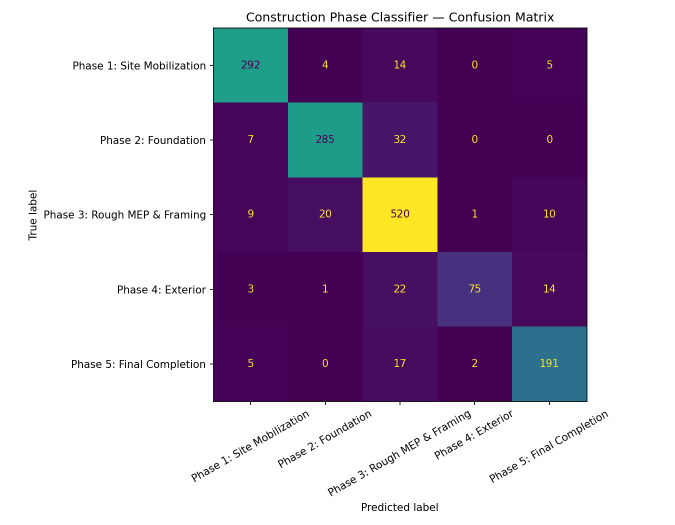
#> input picture models/phase_classifier_cm.png, 1350 x 1050 px (shown at 1/2 size)
$ python -i feature_extractor.py   (imports and definitions only)
#> lines starting #> are read from the running program, lines starting #| are printed output that depends on the picture
"""
Visual Feature Extractor — feature engineering for Qdrant payload enrichment.

Extracts:
  - Dominant color histogram (HSV color distribution → top 5 colors as hex)
  - OCR text from image/video frame (signs, text in scene)
  - Brightness, contrast, saturation metrics

Stored as Qdrant payload fields to enable filtered search:
  e.g. "find photos with blue tones" or "find frames with text"

Call extract_visual_features() on the PIL Image loaded during ingest.
"""

from __future__ import annotations

import logging
from typing import Optional

import numpy as np
from PIL import Image

log = logging.getLogger(__name__)


def extract_visual_features(img: Image.Image) -> dict:
    """
    Extract visual metadata features from a PIL Image.
    Returns a dict suitable for Qdrant payload merge.
    """
    features = {}

    try:
        features.update(_color_features(img))
    except Exception as exc:
        log.debug("Color feature extraction failed: %s", exc)

    try:
        features.update(_brightness_features(img))
    except Exception as exc:
        log.debug("Brightness feature extraction failed: %s", exc)

    try:
        ocr_text = _ocr_text(img)
        if ocr_text:
            features["ocr_text"] = ocr_text[:500]  # cap payload size
            features["has_text"] = True
        else:
            features["has_text"] = False
    except Exception as exc:
        log.debug("OCR extraction skipped: %s", exc)
        features["has_text"] = False

    return features


# ---------------------------------------------------------------------------
# Color features
# ---------------------------------------------------------------------------

def _color_features(img: Image.Image) -> dict:
    """Compute dominant HSV color palette."""
    img_rgb = img.convert("RGB").resize((64, 64))  # fast quantization at small size

    # Convert to HSV for perceptual color grouping
    from PIL import ImageStat
    stat = ImageStat.Stat(img_rgb)
    r_mean, g_mean, b_mean = [s / 255.0 for s in stat.mean[:3]]
    r_std, g_std, b_std = [s / 255.0 for s in stat.stddev[:3]]

    # Dominant color as hex
    r8, g8, b8 = int(r_mean * 255), int(g_mean * 255), int(b_mean * 255)
    dominant_hex = f"#{r8:02x}{g8:02x}{b8:02x}"

    # Color temperature heuristic: warm (red/orange) vs cool (blue/green)
    warmth = (r_mean - b_mean)  # positive = warm, negative = cool

    return {
        "color_dominant_hex": dominant_hex,
        "color_r_mean": round(r_mean, 3),
        "color_g_mean": round(g_mean, 3),
        "color_b_mean": round(b_mean, 3),
        "color_warmth": round(float(warmth), 3),
        "color_colorfulness": round(float(r_std + g_std + b_std), 3),
    }


# ---------------------------------------------------------------------------
# Brightness / contrast
# ---------------------------------------------------------------------------

def _brightness_features(img: Image.Image) -> dict:
    """Luminance, contrast, saturation."""
    gray = img.convert("L")
    arr = np.array(gray, dtype=np.float32) / 255.0
    brightness = float(arr.mean())
    contrast = float(arr.std())

    return {
        "visual_brightness": round(brightness, 3),
        "visual_contrast": round(contrast, 3),
    }


# ---------------------------------------------------------------------------
# OCR
# ---------------------------------------------------------------------------

def _ocr_text(img: Image.Image) -> Optional[str]:
    """
    Extract text from image using pytesseract.
    Returns None if pytesseract is not installed or finds no text.
    """
    try:
        import pytesseract
        text = pytesseract.image_to_string(img, timeout=5).strip()
        return text if text else None
    except ImportError:
        return None  # Optional dependency — skip silently
    except Exception:
        return None

>>> import cv2
>>> picture = cv2.imread('../../models/phase_classifier_cm.png', cv2.IMREAD_GRAYSCALE)
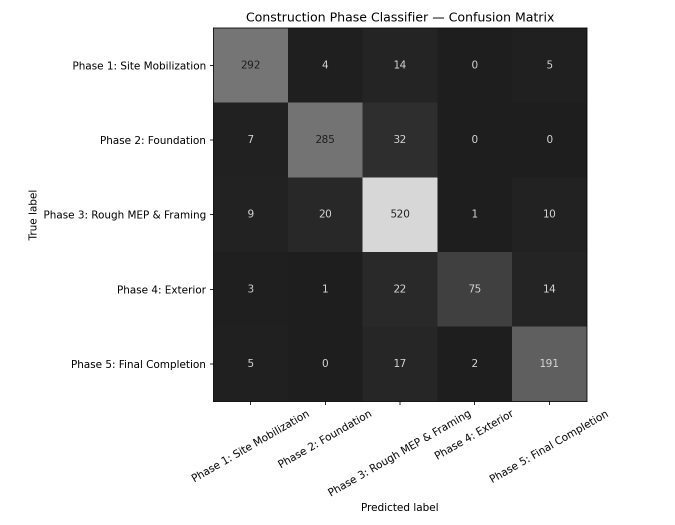
#> picture: shape (1050, 1350) (shown at 1/2 size); min 0, max 255, mean 171.8
>>> result = extract_visual_features(picture)
#> result = {'has_text': False}
